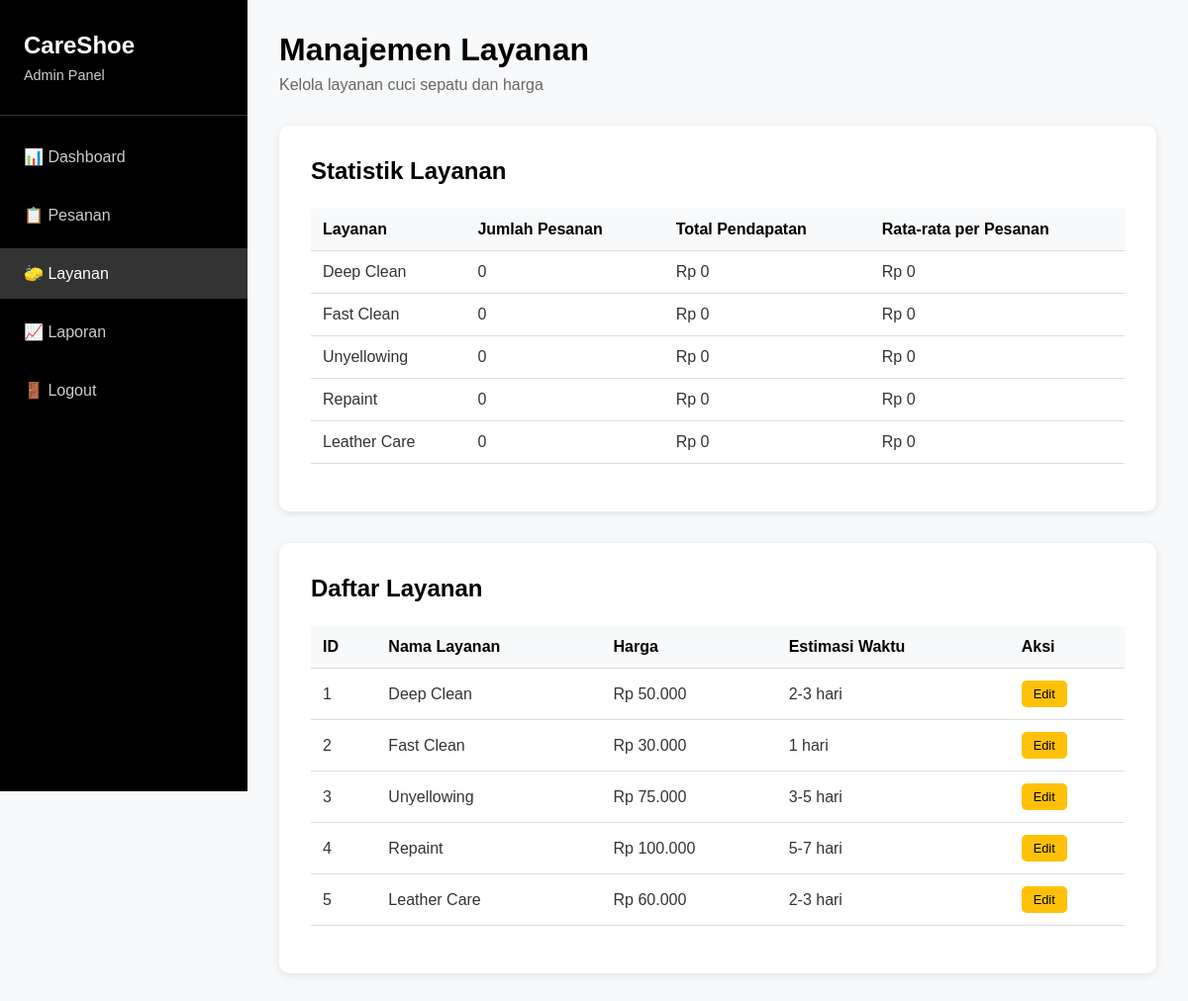
Screenshot of /backend/admin/services.php (signed in) with the database file from the repository.
### tables this page shows
CREATE TABLE IF NOT EXISTS services (
    id INT AUTO_INCREMENT PRIMARY KEY,
    name VARCHAR(255) NOT NULL,
    price DECIMAL(10, 2) NOT NULL,
    estimated_time VARCHAR(255)
);

### backend/config.php (called while the page is built, shortened)
<?php
function formatPrice($amount) {
    return 'Rp ' . number_format($amount, 0, ',', '.');
}
?>

### backend/admin/services.php (the view, shortened to what this page needs)
<?php
require_once '../config.php';
try {
    $pdo = getDBConnection();
    $stmt = $pdo->query("SELECT * FROM services ORDER BY id ASC");
    $services = $stmt->fetchAll();
    $stmt = $pdo->query("
        SELECT s.name, COUNT(o.id) as order_count, SUM(o.total_price) as total_revenue
        FROM services s
        LEFT JOIN orders o ON s.id = o.service_id
        GROUP BY s.id, s.name
        ORDER BY order_count DESC
    ");
    $serviceStats = $stmt->fetchAll();
} catch (Exception $e) {
    $error = 'Failed to load services: ' . $e->getMessage();
}
?>
<!DOCTYPE html>
<html lang="id">
<head>
    <link rel="stylesheet" href="admin_style.css">
</head>
<body>
    <div class="admin-container">
        <nav class="sidebar">
            <div class="sidebar-header">
                <h2>CareShoe</h2>
                <p>Admin Panel</p>
            </div>
            <ul class="sidebar-menu">
                <li><a href="dashboard.php">📊 Dashboard</a></li>
                <li><a href="orders.php">📋 Pesanan</a></li>
                <li><a href="services.php" class="active">🧽 Layanan</a></li>
                <li><a href="reports.php">📈 Laporan</a></li>
                <li><a href="logout.php">🚪 Logout</a></li>
            </ul>
        </nav>
        <main class="main-content">
            <div class="content-header">
                <h1>Manajemen Layanan</h1>
                <p>Kelola layanan cuci sepatu dan harga</p>
            </div>
            <div class="content-section">
                <h2>Statistik Layanan</h2>
                <div class="table-container">
                    <table class="data-table">
                        <thead>
                            <tr>
                                <th>Layanan</th>
                                <th>Jumlah Pesanan</th>
                                <th>Total Pendapatan</th>
                                <th>Rata-rata per Pesanan</th>
                            </tr>
                        </thead>
                        <tbody>
                            <?php foreach ($serviceStats as $stat): ?>
                                <tr>
                                    <td><?php echo htmlspecialchars($stat['name']); ?></td>
                                    <td><?php echo $stat['order_count']; ?></td>
                                    <td><?php echo formatPrice($stat['total_revenue'] ?: 0); ?></td>
                                    <td>
                                        <?php
                                        $avg = $stat['order_count'] > 0 ? $stat['total_revenue'] / $stat['order_count'] : 0;
                                        echo formatPrice($avg);
                                        ?>
                                    </td>
                                </tr>
                            <?php endforeach; ?>
                        </tbody>
                    </table>
                </div>
            </div>
            <div class="content-section">
                <h2>Daftar Layanan</h2>
                <div class="table-container">
                    <table class="data-table">
                        <thead>
                            <tr>
                                <th>ID</th>
                                <th>Nama Layanan</th>
                                <th>Harga</th>
                                <th>Estimasi Waktu</th>
                                <th>Aksi</th>
                            </tr>
                        </thead>
                        <tbody>
                            <?php foreach ($services as $service): ?>
                                <tr>
                                    <td><?php echo $service['id']; ?></td>
                                    <td><?php echo htmlspecialchars($service['name']); ?></td>
                                    <td><?php echo formatPrice($service['price']); ?></td>
                                    <td><?php echo htmlspecialchars($service['estimated_time']); ?></td>
                                    <td>
                                        <button onclick="editService(<?php echo htmlspecialchars(json_encode($service)); ?>)"
                                                class="btn btn-sm btn-warning">
                                            Edit
                                        </button>
                                    </td>
                                </tr>
                            <?php endforeach; ?>
                        </tbody>
                    </table>
                </div>
            </div>
        </main>
    </div>
</body>
</html>

### backend/admin/admin_style.css (style rules this page uses)
* { margin: 0; padding: 0; box-sizing: border-box; }
body { font-family: Arial, sans-serif; background-color: #f8f9fa; color: #333; }
.admin-container { display: flex; min-height: 100vh; }
.sidebar { width: 250px; background-color: #000; color: #fff; position: fixed; height: 100vh; overflow-y: auto; }
.sidebar-header { padding: 2rem 1.5rem; border-bottom: 1px solid #333; }
.sidebar-header h2 { margin-bottom: 0.5rem; font-size: 1.5rem; }
.sidebar-header p { color: #ccc; font-size: 0.9rem; }
.sidebar-menu { list-style: none; padding: 1rem 0; }
.sidebar-menu li { margin-bottom: 0.5rem; }
.sidebar-menu a { display: block; padding: 1rem 1.5rem; color: #ccc; text-decoration: none; transition: all 0.3s ease; }
.sidebar-menu a:hover, .sidebar-menu a.active { background-color: #333; color: #fff; }
.main-content { flex: 1; margin-left: 250px; padding: 2rem; }
.content-header { margin-bottom: 2rem; }
.content-header h1 { font-size: 2rem; margin-bottom: 0.5rem; color: #000; }
.content-header p { color: #666; }
.content-section { background: #fff; padding: 2rem; border-radius: 10px; box-shadow: 0 2px 10px rgba(0,0,0,0.1); margin-bottom: 2rem; }
.content-section h2 { margin-bottom: 1.5rem; color: #000; font-size: 1.5rem; }
.table-container { overflow-x: auto; }
.data-table { width: 100%; border-collapse: collapse; margin-bottom: 1rem; }
.data-table th, .data-table td { padding: 12px; text-align: left; border-bottom: 1px solid #ddd; }
.data-table th { background-color: #f8f9fa; font-weight: bold; color: #000; }
.btn { display: inline-block; padding: 8px 16px; background-color: #000; color: #fff; text-decoration: none; border-radius: 5px; border: none; cursor: pointer; font-size: 0.9rem; transition: background-color 0.3s ease; }
.btn-sm { padding: 6px 12px; font-size: 0.8rem; }
.btn-warning { background-color: #ffc107; color: #000; }

### rows the page displays
services: id "1", name "Deep Clean", price "Rp 50.000", estimated_time "2-3 hari"
services: id "2", name "Fast Clean", price "Rp 30.000", estimated_time "1 hari"
services: id "3", name "Unyellowing", price "Rp 75.000", estimated_time "3-5 hari"
services: id "4", name "Repaint", price "Rp 100.000", estimated_time "5-7 hari"
services: id "5", name "Leather Care", price "Rp 60.000", estimated_time "2-3 hari"

### other values shown
$stat['name'] "Deep Clean"
$stat['order_count'] "0"
formatPrice($stat['total_revenue'] ?: 0) "Rp 0"
formatPrice($avg) "Rp 0"
$stat['name'] "Fast Clean"
$stat['name'] "Unyellowing"
$stat['name'] "Repaint"
$stat['name'] "Leather Care"
